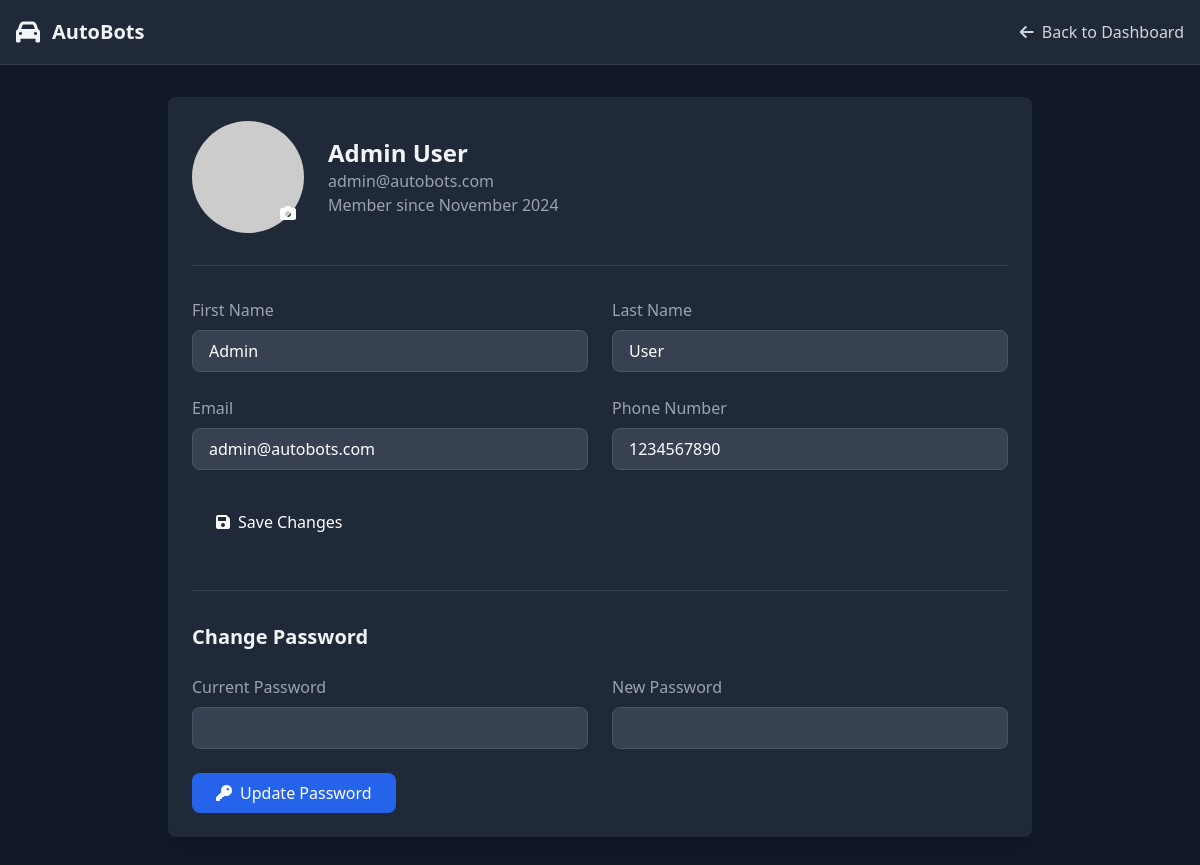
Page /profile.php (signed in) on the committed database.
### tables this page shows
CREATE TABLE `users` (
  `user_id` int(11) NOT NULL,
  `role` enum('admin','technician','customer') NOT NULL,
  `first_name` varchar(50) NOT NULL,
  `last_name` varchar(50) NOT NULL,
  `email` varchar(100) NOT NULL,
  `password` varchar(255) NOT NULL,
  `phone_number` varchar(15) NOT NULL,
  `created_at` timestamp NOT NULL DEFAULT current_timestamp(),
  `updated_at` timestamp NOT NULL DEFAULT current_timestamp() ON UPDATE current_timestamp(),
  `loyalty_points` int(11) DEFAULT 0,
  `notification_preferences` longtext DEFAULT NULL CHECK (json_valid(`notification_preferences`))
);

### profile.php (the view, shortened to what this page needs)
<?php
include 'includes/db.php';
$user_id = $_SESSION['user_id'];
if ($_SERVER['REQUEST_METHOD'] == 'POST') {
    $first_name = $_POST['first_name'];
    $last_name = $_POST['last_name'];
    $email = $_POST['email'];
    $phone_number = $_POST['phone_number'];
    $check_sql = "SELECT user_id FROM users WHERE email = ? AND user_id != ?";
    $stmt = $conn->prepare($check_sql);
    $stmt->bind_param("si", $email, $user_id);
    $stmt->execute();
    if ($stmt->get_result()->num_rows > 0) {
        $error_message = "Email already exists";
    } else {
        $sql = "UPDATE users SET first_name = ?, last_name = ?, email = ?, phone_number = ? WHERE user_id = ?";
        $stmt = $conn->prepare($sql);
        $stmt->bind_param("ssssi", $first_name, $last_name, $email, $phone_number, $user_id);
        if ($stmt->execute()) {
            $success_message = "Profile updated successfully";
            $sql = "SELECT * FROM users WHERE user_id = ?";
            $stmt = $conn->prepare($sql);
            $stmt->bind_param("i", $user_id);
            $stmt->execute();
            $user = $stmt->get_result()->fetch_assoc();
        } else {
            $error_message = "Error updating profile";
        }
    }
} else {
    $sql = "SELECT * FROM users WHERE user_id = ?";
    $stmt = $conn->prepare($sql);
    $stmt->bind_param("i", $user_id);
    $stmt->execute();
    $user = $stmt->get_result()->fetch_assoc();
}
?>
<!DOCTYPE html>
<html lang="en">
<head>
    <link href="https://cdn.jsdelivr.net/npm/tailwindcss@2.2.19/dist/tailwind.min.css" rel="stylesheet">
    <link rel="stylesheet" href="https://cdnjs.cloudflare.com/ajax/libs/font-awesome/6.0.0/css/all.min.css">
</head>
<body class="bg-gray-900 text-gray-100">
    <nav class="bg-gray-800 border-b border-gray-700">
        <div class="max-w-7xl mx-auto px-4">
            <div class="flex items-center justify-between h-16">
                <div class="flex items-center">
                    <a href="index.php" class="flex items-center space-x-3">
                        <i class="fas fa-car text-orange-500 text-2xl"></i>
                        <span class="text-xl font-bold">AutoBots</span>
                    </a>
                </div>
                <a href="customer_dashboard.php" class="text-gray-300 hover:text-white">
                    <i class="fas fa-arrow-left mr-2"></i>Back to Dashboard
                </a>
            </div>
        </div>
    </nav>
    <div class="max-w-4xl mx-auto px-4 py-8">
        <div class="bg-gray-800 rounded-lg shadow-xl p-6 animate-fade">
            <div class="flex items-center space-x-6 mb-8 pb-8 border-b border-gray-700">
                <div class="relative">
                    <img src="https://ui-avatars.com/api/?name=<?php echo urlencode($user['first_name'] . ' ' . $user['last_name']); ?>&size=120&background=F97316&color=fff"
                         class="rounded-full w-28 h-28">
                    <button class="absolute bottom-0 right-0 bg-orange-500 p-2 rounded-full text-white hover:bg-orange-600 transition">
                        <i class="fas fa-camera"></i>
                    </button>
                </div>
                <div>
                    <h1 class="text-2xl font-bold"><?php echo htmlspecialchars($user['first_name'] . ' ' . $user['last_name']); ?></h1>
                    <p class="text-gray-400"><?php echo htmlspecialchars($user['email']); ?></p>
                    <p class="text-gray-400">Member since <?php echo date('F Y', strtotime($user['created_at'])); ?></p>
                </div>
            </div>
            <form method="post" action="" x-data="{ loading: false }" @submit="loading = true">
                <div class="grid grid-cols-1 md:grid-cols-2 gap-6 mb-8">
                    <div>
                        <label class="block text-gray-400 mb-2">First Name</label>
                        <input type="text" name="first_name" value="<?php echo htmlspecialchars($user['first_name']); ?>"
                               class="w-full bg-gray-700 border border-gray-600 rounded-lg px-4 py-2 text-white focus:outline-none focus:border-orange-500" required>
                    </div>
                    <div>
                        <label class="block text-gray-400 mb-2">Last Name</label>
                        <input type="text" name="last_name" value="<?php echo htmlspecialchars($user['last_name']); ?>"
                               class="w-full bg-gray-700 border border-gray-600 rounded-lg px-4 py-2 text-white focus:outline-none focus:border-orange-500" required>
                    </div>
                    <div>
                        <label class="block text-gray-400 mb-2">Email</label>
                        <input type="email" name="email" value="<?php echo htmlspecialchars($user['email']); ?>"
                               class="w-full bg-gray-700 border border-gray-600 rounded-lg px-4 py-2 text-white focus:outline-none focus:border-orange-500" required>
                    </div>
                    <div>
                        <label class="block text-gray-400 mb-2">Phone Number</label>
                        <input type="tel" name="phone_number" value="<?php echo htmlspecialchars($user['phone_number']); ?>"
                               class="w-full bg-gray-700 border border-gray-600 rounded-lg px-4 py-2 text-white focus:outline-none focus:border-orange-500" required>
                    </div>
                </div>
                <button type="submit"
                        class="bg-orange-500 text-white px-6 py-2 rounded-lg hover:bg-orange-600 transition flex items-center"
                        :class="{ 'opacity-75 cursor-not-allowed': loading }">
                    <i class="fas fa-save mr-2"></i>
                    <span x-text="loading ? 'Saving...' : 'Save Changes'"></span>
                </button>
            </form>
            <div class="mt-12 pt-8 border-t border-gray-700">
                <h2 class="text-xl font-bold mb-6">Change Password</h2>
                <form method="post" action="change_password.php" x-data="{ loading: false }" @submit="loading = true">
                    <div class="grid grid-cols-1 md:grid-cols-2 gap-6 mb-6">
                        <div>
                            <label class="block text-gray-400 mb-2">Current Password</label>
                            <input type="password" name="current_password"
                                   class="w-full bg-gray-700 border border-gray-600 rounded-lg px-4 py-2 text-white focus:outline-none focus:border-orange-500" required>
                        </div>
                        <div>
                            <label class="block text-gray-400 mb-2">New Password</label>
                            <input type="password" name="new_password"
                                   class="w-full bg-gray-700 border border-gray-600 rounded-lg px-4 py-2 text-white focus:outline-none focus:border-orange-500" required>
                        </div>
                    </div>
                    <button type="submit"
                            class="bg-blue-600 text-white px-6 py-2 rounded-lg hover:bg-blue-700 transition flex items-center"
                            :class="{ 'opacity-75 cursor-not-allowed': loading }">
                        <i class="fas fa-key mr-2"></i>
                        <span x-text="loading ? 'Updating...' : 'Update Password'"></span>
                    </button>
                </form>
            </div>
        </div>
    </div>
</body>
</html>

### profile.php (style rules this page uses)
.animate-fade { animation: fadeIn 0.5s ease-out; }

### rows in the picture
users: first_name+last_name "Admin User", email "admin@autobots.com", created_at "November 2024", first_name "Admin", last_name "User", phone_number "1234567890"
